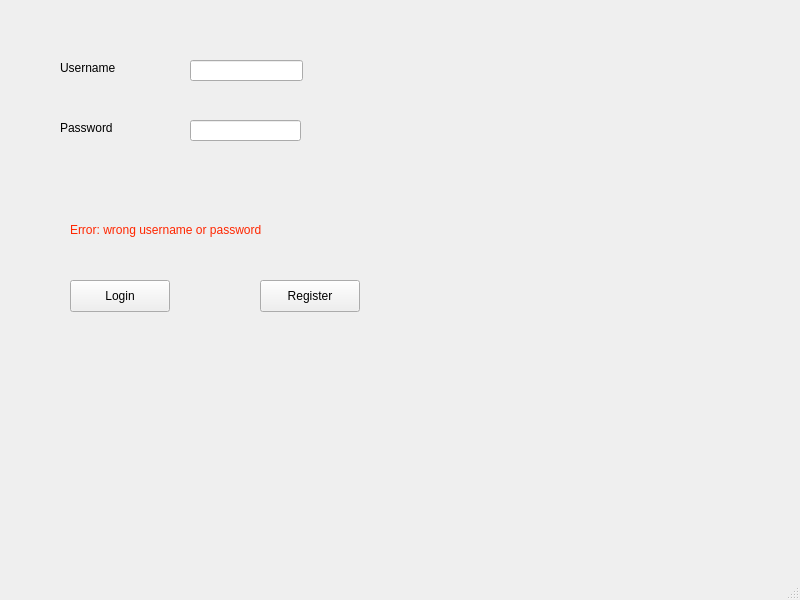
<?xml version="1.0" encoding="UTF-8"?>
<ui version="4.0">
 <class>Loginwindow</class>
 <widget class="QMainWindow" name="Loginwindow">
  <property name="geometry">
   <rect>
    <x>0</x>
    <y>0</y>
    <width>800</width>
    <height>600</height>
   </rect>
  </property>
  <property name="windowTitle">
   <string>Loginwindow</string>
  </property>
  <widget class="QWidget" name="centralwidget">
   <widget class="QLabel" name="label">
    <property name="geometry">
     <rect>
      <x>60</x>
      <y>60</y>
      <width>91</width>
      <height>16</height>
     </rect>
    </property>
    <property name="text">
     <string>Username</string>
    </property>
   </widget>
   <widget class="QLabel" name="label_2">
    <property name="geometry">
     <rect>
      <x>60</x>
      <y>120</y>
      <width>71</width>
      <height>16</height>
     </rect>
    </property>
    <property name="text">
     <string>Password</string>
    </property>
   </widget>
   <widget class="QLineEdit" name="username">
    <property name="geometry">
     <rect>
      <x>190</x>
      <y>60</y>
      <width>113</width>
      <height>21</height>
     </rect>
    </property>
   </widget>
   <widget class="QLineEdit" name="password">
    <property name="geometry">
     <rect>
      <x>190</x>
      <y>120</y>
      <width>111</width>
      <height>21</height>
     </rect>
    </property>
    <property name="echoMode">
     <enum>QLineEdit::Password</enum>
    </property>
   </widget>
   <widget class="QLabel" name="error">
    <property name="geometry">
     <rect>
      <x>70</x>
      <y>220</y>
      <width>361</width>
      <height>20</height>
     </rect>
    </property>
    <property name="text">
     <string>&lt;html&gt;&lt;head/&gt;&lt;body&gt;&lt;p&gt;&lt;span style=&quot; color:#ff2600;&quot;&gt;Error: wrong username or password&lt;/span&gt;&lt;/p&gt;&lt;/body&gt;&lt;/html&gt;</string>
    </property>
   </widget>
   <widget class="QPushButton" name="login">
    <property name="geometry">
     <rect>
      <x>70</x>
      <y>280</y>
      <width>100</width>
      <height>32</height>
     </rect>
    </property>
    <property name="text">
     <string>Login</string>
    </property>
   </widget>
   <widget class="QPushButton" name="register_2">
    <property name="geometry">
     <rect>
      <x>260</x>
      <y>280</y>
      <width>100</width>
      <height>32</height>
     </rect>
    </property>
    <property name="text">
     <string>Register</string>
    </property>
   </widget>
  </widget>
  <widget class="QMenuBar" name="menubar">
   <property name="geometry">
    <rect>
     <x>0</x>
     <y>0</y>
     <width>800</width>
     <height>24</height>
    </rect>
   </property>
  </widget>
  <widget class="QStatusBar" name="statusbar"/>
 </widget>
 <resources/>
 <connections/>
</ui>
